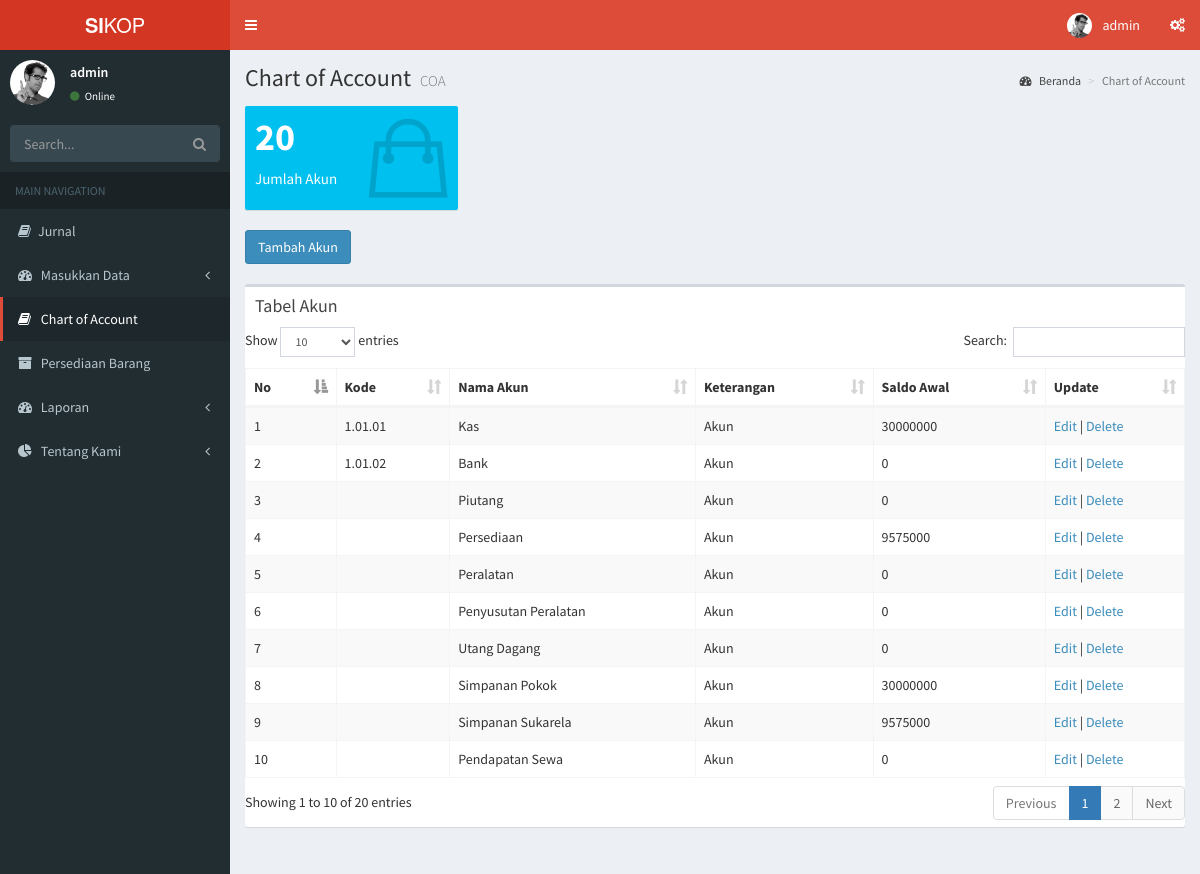
Page /admin/list_coa.php (signed in) on the committed database.
### tables this page shows
CREATE TABLE `data_chartofaccount` (
  `id_akun` int(11) NOT NULL,
  `kode` varchar(15) NOT NULL,
  `nama_akun` varchar(100) NOT NULL,
  `keterangan` varchar(100) NOT NULL,
  `saldo_awal` int(15) NOT NULL,
  `saldo` int(15) NOT NULL,
  `saldo_akhir` int(15) NOT NULL,
  `kategori` varchar(5) NOT NULL,
  `phu` varchar(5) NOT NULL,
  `laporan_neraca` varchar(5) NOT NULL
);

### admin/list_coa.php (the view, shortened to what this page needs)
<?php
include "../config.php";
$result = mysqli_query($connect, "SELECT * FROM data_chartofaccount ORDER BY id_akun ASC");
$select = $connect->prepare("SELECT COUNT(id_akun) FROM data_chartofaccount");
$select->execute();
$select->store_result();
$select->bind_result($count_coa);
?>
<!DOCTYPE html>
<html>
<head>
  <link rel="stylesheet" href="../bower_components/bootstrap/dist/css/bootstrap.min.css">
  <link rel="stylesheet" href="../bower_components/font-awesome/css/font-awesome.min.css">
  <link rel="stylesheet" href="../bower_components/Ionicons/css/ionicons.min.css">
  <link rel="stylesheet" href="../bower_components/datatables.net-bs/css/dataTables.bootstrap.min.css">
  <link rel="stylesheet" href="../dist/css/AdminLTE.min.css">
  <link rel="stylesheet" href="../dist/css/skins/_all-skins.min.css">
  <link rel="stylesheet" href="../bower_components/morris.js/morris.css">
  <link rel="stylesheet" href="../bower_components/jvectormap/jquery-jvectormap.css">
  <link rel="stylesheet" href="../bower_components/bootstrap-datepicker/dist/css/bootstrap-datepicker.min.css">
  <link rel="stylesheet" href="../bower_components/bootstrap-daterangepicker/daterangepicker.css">
  <link rel="stylesheet" href="../plugins/bootstrap-wysihtml5/bootstrap3-wysihtml5.min.css">
</head>
<body class="hold-transition skin-red sidebar-mini">
	<div class="wrapper">
		<header class="main-header">
			    <a href="index2.html" class="logo">
			      <span class="logo-lg"><b>SI</b>KOP</span>
			    </a>
			    <nav class="navbar navbar-static-top">
			      <a href="#" class="sidebar-toggle" data-toggle="push-menu" role="button">
			      </a>
			      <div class="navbar-custom-menu">
			        <ul class="nav navbar-nav">
			          <li class="dropdown user user-menu">
			            <a href="#" class="dropdown-toggle" data-toggle="dropdown">
			              <img src="../dist/img/user2-160x160.jpg" class="user-image" alt="User Image">
			              <span class="hidden-xs"><?php echo $_SESSION['username']?></span>
			            </a>
			          </li>
			          <li>
			            <a href="#" data-toggle="control-sidebar"><i class="fa fa-gears"></i></a>
			          </li>
			        </ul>
			    	</div>
				</nav>
		</header>
		<aside class="main-sidebar">
		  	<section class="sidebar">
		      <div class="user-panel">
		        <div class="pull-left image">
		          <img src="../dist/img/user2-160x160.jpg" class="img-circle" alt="User Image">
		        </div>
		        <div class="pull-left info">
		          <p><?php echo $_SESSION['username']?></p>
		          <a href="#"><i class="fa fa-circle text-success"></i> Online</a>
		        </div>
		      </div>
		      <form action="#" method="get" class="sidebar-form">
		        <div class="input-group">
		          <input type="text" name="q" class="form-control" placeholder="Search...">
		          <span class="input-group-btn">
		                <button type="submit" name="search" id="search-btn" class="btn btn-flat"><i class="fa fa-search"></i>
		                </button>
		              </span>
		        </div>
		      </form>
		      <ul class="sidebar-menu" data-widget="tree">
		        <li class="header">MAIN NAVIGATION</li>
		        <li>
		        	<a href="jurnal.php"><i class="fa fa-book"></i><span>Jurnal</span></a>
		        </li>
		        <li class="treeview">
		          <a href="#">
		            <i class="fa fa-dashboard"></i> <span>Masukkan Data</span>
		            <span class="pull-right-container">
		              <i class="fa fa-angle-left pull-right"></i>
		            </span>
		          </a>
		        </li>
		        <li class="active">
		        	<a href="list_coa.php"><i class="fa fa-book"></i> <span>Chart of Account</span></a>
		        </li>
		        <li>
		        	<a href="list_barang.php"><i class="fa fa-archive"></i> <span>Persediaan Barang</span></a>
		        </li>
		        <li class="treeview">
		          <a href="#">
		            <i class="fa fa-dashboard"></i> <span>Laporan</span>
		            <span class="pull-right-container">
		              <i class="fa fa-angle-left pull-right"></i>
		            </span>
		          </a>
		        </li>
		        <li class="treeview">
		          <a href="#">
		            <i class="fa fa-pie-chart"></i>
		            <span>Tentang Kami</span>
		            <span class="pull-right-container">
		              <i class="fa fa-angle-left pull-right"></i>
		            </span>
		          </a>
		        </li>
		      </ul>
		  	</section>
		</aside>
		<div class="content-wrapper">
		    <section class="content-header">
		      <h1>
		        Chart of Account
		        <small>COA</small>
		      </h1>
		      <ol class="breadcrumb">
		        <li><a href="#"><i class="fa fa-dashboard"></i> Beranda</a></li>
		        <li class="active">Chart of Account</li>
		      </ol>
		    </section>
		    <section class="content">
		    	<div class="row">
			        <div class="col-md-3 col-sm-6 col-xs-12">
			        	<div class="small-box bg-aqua">
			            <div class="inner">
			              <h3><?php echo $count_coa ?></h3>
			              <p>Jumlah Akun</p>
			            </div>
			            <div class="icon">
			              <i class="ion ion-bag"></i>
			            </div>
			          </div>
			          <a href="add_coa.php"><button name="update" type="submit" class="btn btn-primary">Tambah Akun</button></a>
			        </div>
			        <div class="col-md-3 col-sm-6 col-xs-12">
			        </div>
			        <div class="col-md-3 col-sm-6 col-xs-12">
			        </div>
			        <div class="col-md-3 col-sm-6 col-xs-12">
			        </div>
			      </div>
				<div class="row">
					<br>
			        <div class="col-xs-12">
			             	<div class="box">
				            <div class="box-header">
				              <h3 class="box-title">Tabel Akun</h3>
				            </div>
				            <div class="box-body table-responsive no-padding">
				              <table id="example1" class="table table-bordered table-striped">
				              	<thead>
				                <tr>
				                	<th>No</th>
				                	<th>Kode</th>
					                <th>Nama Akun</th>
					                <th>Keterangan</th>
					                <th>Saldo Awal</th>
					                <th>Update</th>
				                </tr>
				                </thead>
				                <tbody>
				                <?php
 								$number = 1;
							    while($user_data = mysqli_fetch_array($result)) {
							        echo "<tr>";
							        echo "<td>".$number."</td>";
							        echo "<td>".$user_data['kode']."</td>";
							        echo "<td>".$user_data['nama_akun']."</td>";
							        echo "<td>".$user_data['keterangan']."</td>";
							        echo "<td>".$user_data['saldo_awal']."</td>";
							        echo "<td><a href='edit.php?id=$user_data[id_akun]'>Edit</a> | <a href='delete_coa.php?id=$user_data[id_akun]'>Delete</a></td></tr>";
							        ++$number;
							    }
							    ?>
							    </tbody>
				              	</table>
				            </div>
			          	</div>
			        </div>
			    </div>
		    </section>
	 	</div>
	</div>
</body>
</html>

### rows in the picture
data_chartofaccount: kode "1.01.01", nama_akun "Kas", keterangan "Akun", saldo_awal "30000000"
data_chartofaccount: kode "1.01.02", nama_akun "Bank", keterangan "Akun", saldo_awal "0"
data_chartofaccount: nama_akun "Piutang", keterangan "Akun", saldo_awal "0"
data_chartofaccount: nama_akun "Persediaan", keterangan "Akun", saldo_awal "9575000"
data_chartofaccount: nama_akun "Peralatan", keterangan "Akun", saldo_awal "0"
data_chartofaccount: nama_akun "Penyusutan Peralatan", keterangan "Akun", saldo_awal "0"
data_chartofaccount: nama_akun "Utang Dagang", keterangan "Akun", saldo_awal "0"
data_chartofaccount: nama_akun "Simpanan Pokok", keterangan "Akun", saldo_awal "30000000"
data_chartofaccount: nama_akun "Simpanan Sukarela", keterangan "Akun", saldo_awal "9575000"
data_chartofaccount: nama_akun "Pendapatan Sewa", keterangan "Akun", saldo_awal "0"

### other values in the picture
$_SESSION['username'] "admin"
$count_coa "20"
